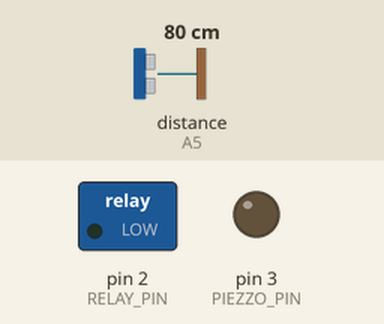
This sketch was run on a simulated Arduino Uno, built with avr-gcc and run on an emulated ATmega328P. Parts: switched loads named in the sketch (green lamp = pin HIGH), output pins drawn as LEDs (lit = HIGH). The inputs (shaded band) are chosen by the test bench; at power-on: distance to the obstacle (sensor on A5) 80 cm.

Above: at 1.2 s.
1.3 s: distance to the obstacle (sensor on A5) set to 12 cm
2.8 s: distance to the obstacle (sensor on A5) set to 9 cm
At 4.0 s:
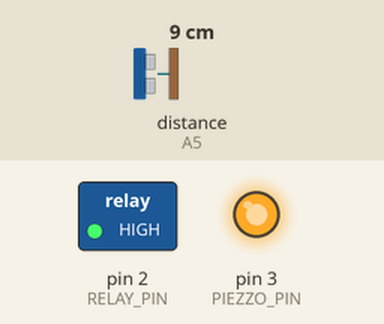
4.3 s: distance to the obstacle (sensor on A5) set to 18 cm
At 4.8 s:
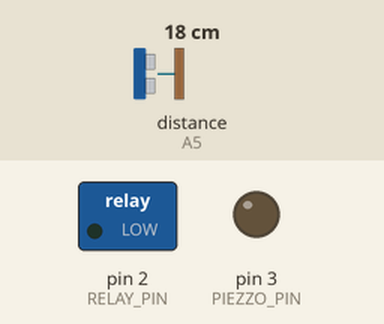
5.8 s: distance to the obstacle (sensor on A5) set to 2 cm
At 6.3 s:
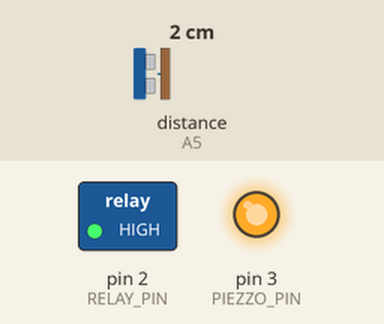
Timing chart, 0 to 8.3 s (numbered marks = the images above; inputs shaded):
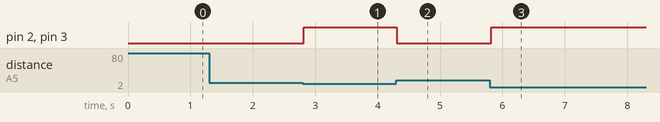

Measured:
- the behaviour switches between 11 and 10 cm on distance to the obstacle (sensor on A5) (found by bisection; images 0 and 1)
- after the input at 1.3 s, every drawn part: stays the same
- after the input at 2.8 s, pin 2 (RELAY_PIN), pin 3 (PIEZZO_PIN): LOW → HIGH at once
- after the input at 4.3 s, pin 2 (RELAY_PIN), pin 3 (PIEZZO_PIN): HIGH → LOW at once
- after the input at 5.8 s, pin 2 (RELAY_PIN), pin 3 (PIEZZO_PIN): LOW → HIGH at once

The sketch:

Dog_Alarm.ino
```cpp
// Include the library for the IR Distance sensor
#include <SharpIR.h>

// Enter the model of the sharp ir sensor you use below
#define SENSOR_MODEL SharpIR::GP2Y0A41SK0F

// Enter distance in cm at which you want to activate the alarm
#define DISTANCE_TRESHOLD 10

// Define pins for cleaner code
#define SENSOR_PIN A5
#define RELAY_PIN 2
#define PIEZZO_PIN 3


// Initialize sensor object
SharpIR distanceSensor(SENSOR_MODEL, SENSOR_PIN);

void setup()
{
  // Set the pin modes accordingly
  pinMode(SENSOR_PIN, INPUT);
  pinMode(RELAY_PIN, OUTPUT);
  pinMode(PIEZZO_PIN, OUTPUT);

}

void loop()
{
  // Measure the distance
  uint8_t distance = distanceSensor.getDistance();

  // Activate alarm if the treschold distance is reached
  // Deactivate if not
  if (distance <= DISTANCE_TRESHOLD)
  {
    digitalWrite(RELAY_PIN, HIGH);
    digitalWrite(PIEZZO_PIN, HIGH);
  }
  else
  {
    digitalWrite(RELAY_PIN, LOW);
    digitalWrite(PIEZZO_PIN, LOW);
  }

}
```
